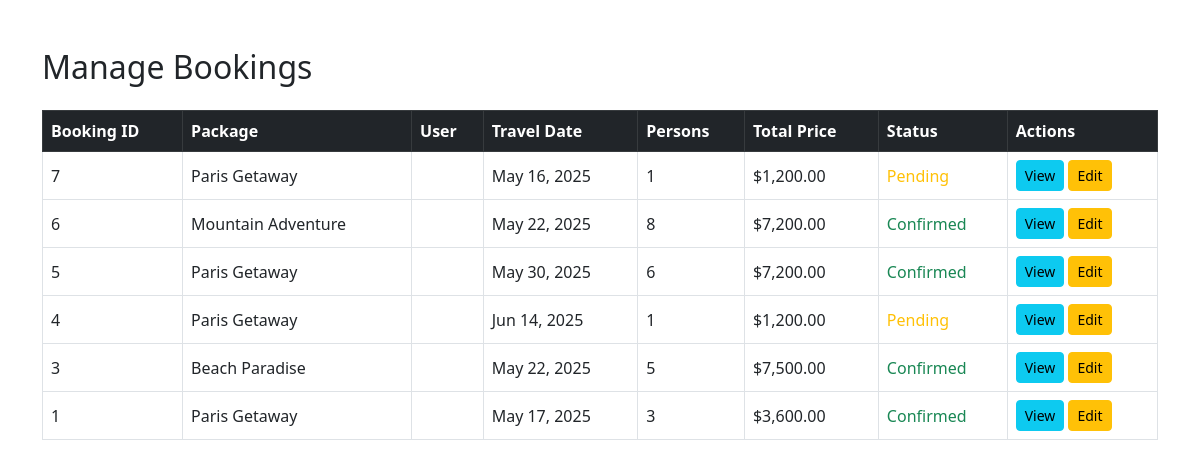
The page /manage_bookings.php (signed in) on the database its author committed.
### tables this page shows
CREATE TABLE `bookings` (
  `id` int(11) NOT NULL,
  `user_id` int(11) NOT NULL,
  `package_id` int(11) NOT NULL,
  `booking_date` timestamp NOT NULL DEFAULT current_timestamp(),
  `travel_date` date NOT NULL,
  `persons` int(11) NOT NULL DEFAULT 1,
  `total_price` decimal(10,2) NOT NULL,
  `status` enum('pending','confirmed','cancelled') DEFAULT 'pending'
);

CREATE TABLE `packages` (
  `id` int(11) NOT NULL,
  `name` varchar(100) NOT NULL,
  `description` text DEFAULT NULL,
  `price` decimal(10,2) NOT NULL,
  `duration` int(11) NOT NULL,
  `image_url` varchar(255) DEFAULT NULL,
  `created_at` timestamp NOT NULL DEFAULT current_timestamp()
);

### manage_bookings.php (the view, shortened to what this page needs)
<?php
include 'config.php';
?>
<!DOCTYPE html>
<html lang="en">
<head>
    <link href="https://cdn.jsdelivr.net/npm/bootstrap@5.3.0/dist/css/bootstrap.min.css" rel="stylesheet">
</head>
<body>
<div class="container my-5">
    <h2 class="mb-4">Manage Bookings</h2>
    <div class="table-responsive">
        <table class="table table-bordered table-hover align-middle">
            <thead class="table-dark">
                <tr>
                    <th>Booking ID</th>
                    <th>Package</th>
                    <th>User</th>
                    <th>Travel Date</th>
                    <th>Persons</th>
                    <th>Total Price</th>
                    <th>Status</th>
                    <th>Actions</th>
                </tr>
            </thead>
            <tbody>
                <?php
                $stmt = $pdo->query("SELECT b.*, p.name as package_name, u.username
                                     FROM bookings b
                                     JOIN packages p ON b.package_id = p.id
                                     JOIN users u ON b.user_id = u.id
                                     ORDER BY b.booking_date DESC");
                while ($booking = $stmt->fetch(PDO::FETCH_ASSOC)) {
                    $statusClass = match ($booking['status']) {
                        'pending' => 'text-warning',
                        'confirmed' => 'text-success',
                        'cancelled' => 'text-danger',
                        default => 'text-secondary',
                    };
                    echo '<tr>
                            <td>' . $booking['id'] . '</td>
                            <td>' . htmlspecialchars($booking['package_name']) . '</td>
                            <td>' . htmlspecialchars($booking['username']) . '</td>
                            <td>' . date('M j, Y', strtotime($booking['travel_date'])) . '</td>
                            <td>' . $booking['persons'] . '</td>
                            <td>$' . number_format($booking['total_price'], 2) . '</td>
                            <td class="' . $statusClass . '">' . ucfirst($booking['status']) . '</td>
                            <td>
                                <a href="view_booking.php?id=' . $booking['id'] . '" class="btn btn-sm btn-info">View</a>
                                <a href="edit_booking.php?id=' . $booking['id'] . '" class="btn btn-sm btn-warning">Edit</a>
                            </td>
                          </tr>';
                }
                ?>
            </tbody>
        </table>
    </div>
</div>
</body>
</html>

### rows shown on the page
bookings: id "7", package.name "Paris Getaway", travel_date "May 16, 2025", persons "1", total_price "1,200.00", status "Pending"
bookings: id "6", package.name "Mountain Adventure", travel_date "May 22, 2025", persons "8", total_price "7,200.00", status "Confirmed"
bookings: id "5", package.name "Paris Getaway", travel_date "May 30, 2025", persons "6", total_price "7,200.00", status "Confirmed"
bookings: id "4", package.name "Paris Getaway", travel_date "Jun 14, 2025", persons "1", total_price "1,200.00", status "Pending"
bookings: id "3", package.name "Beach Paradise", travel_date "May 22, 2025", persons "5", total_price "7,500.00", status "Confirmed"
bookings: id "1", package.name "Paris Getaway", travel_date "May 17, 2025", persons "3", total_price "3,600.00", status "Confirmed"
